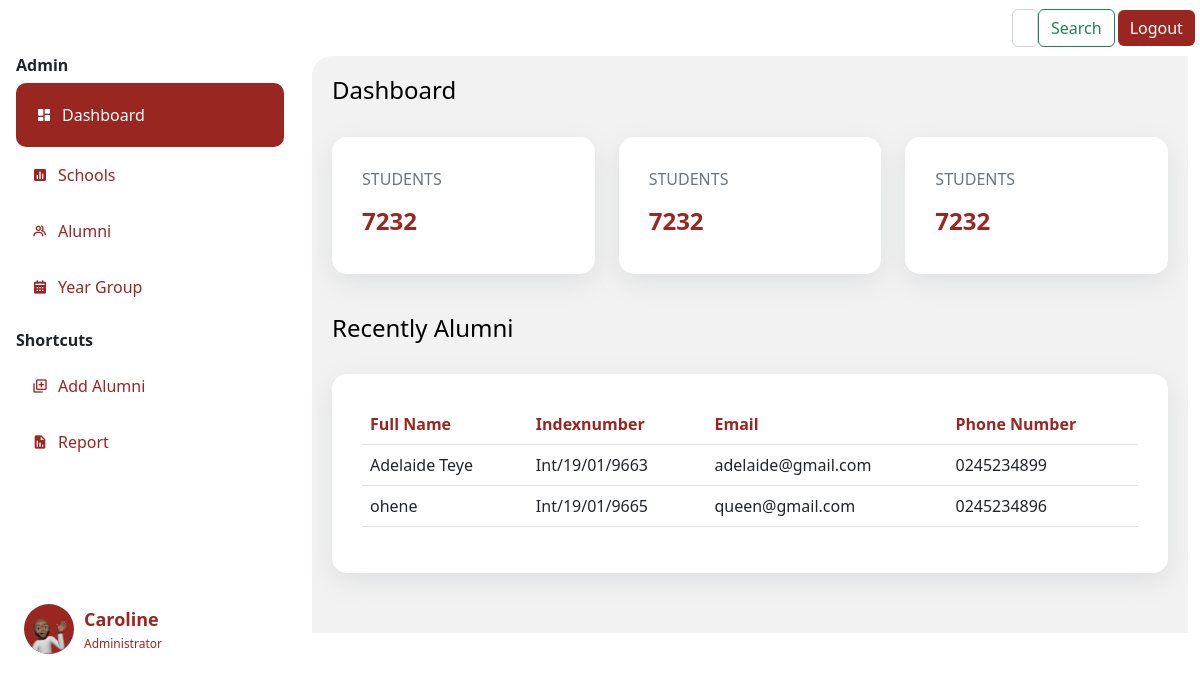
/dashboard (signed in), run on an earlier commit of the app's database.
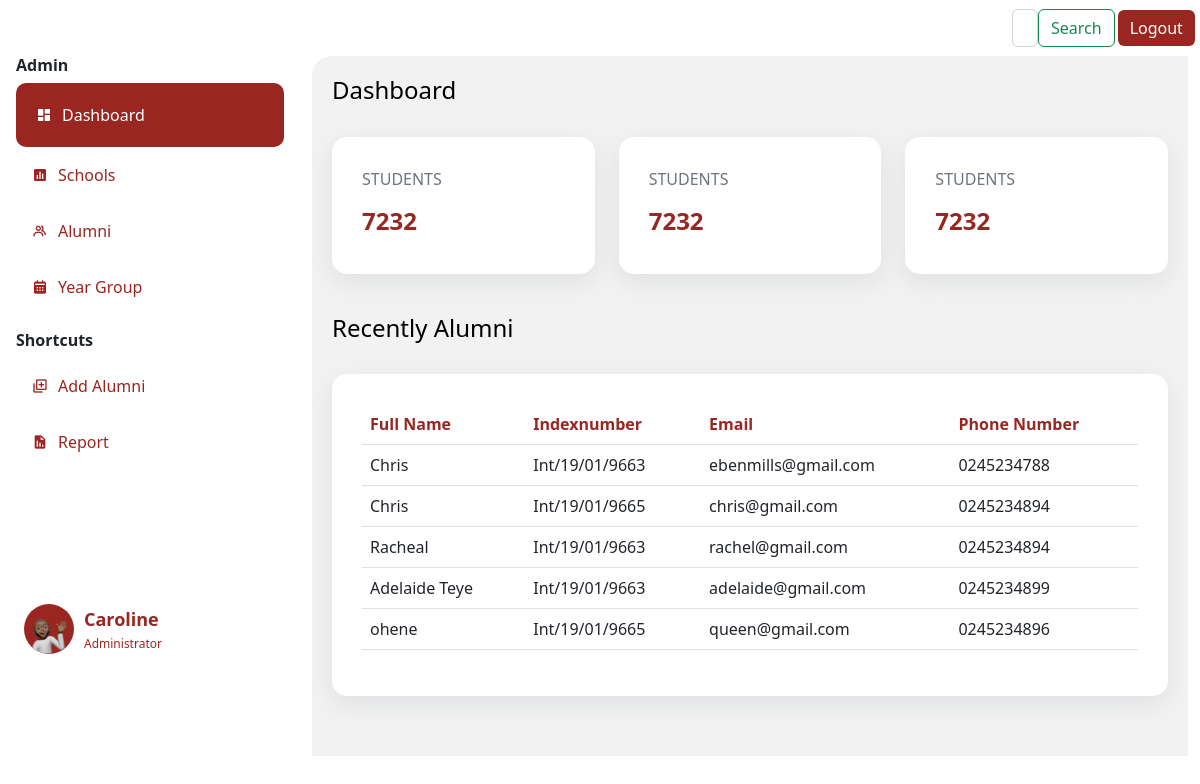
And on a later commit of the database.
### app.py (models this page shows, shortened)
class Person(db.Model, UserMixin):
    id= db.Column(db.Integer, primary_key=True)
    name= db.Column(db.String(200), nullable=True)
    yearCompleted= db.Column(db.String(200), nullable=True)
    nationality= db.Column(db.String(200), nullable=True)
    contact= db.Column(db.Integer(), nullable=True)
    email= db.Column(db.String(200), nullable=True)
    faculty= db.Column(db.String(200), nullable=True)
    hallofresidence= db.Column(db.String(200), nullable=True)
    password= db.Column(db.String(20))
    school= db.Column(db.String(20))
    email= db.Column(db.String(20), nullable=True)
    phone= db.Column(db.String(10), nullable=True )
    indexnumber=db.Column(db.String())
    password=db.Column(db.String)
    gender= db.Column(db.String()    )
    department= db.Column(db.String()    )
    program= db.Column(db.String()   )
    telephone= db.Column(db.String()   )
    admitted= db.Column(db.Integer()  )
    address= db.Column(db.String()   )
    work= db.Column(db.String()  )
    guardian= db.Column(db.String()  )
    kin= db.Column(db.String()   )
    relationship= db.Column(db.String()  )
    marital= db.Column(db.String()   )
    health= db.Column(db.String()    )
    form=db.Column(db.String())
    extra= db.Column(db.String()     )
    image_file = db.Column(db.String(20))

class User(db.Model,UserMixin):
    id= db.Column(db.Integer, primary_key=True)
    fullname= db.Column(db.String()  )
    indexnumber= db.Column(db.Integer())
    gender= db.Column(db.String()    )
    school= db.Column(db.String()    )
    department= db.Column(db.String()    )
    program= db.Column(db.String()   )
    completed= db.Column(db.Integer()     )
    admitted= db.Column(db.Integer()  )
    email= db.Column(db.String()     )
    telephone= db.Column(db.String()     )
    hall= db.Column(db.String()  )
    nationality= db.Column(db.String()   )
    address= db.Column(db.String()   )
    work= db.Column(db.String()  )
    guardian= db.Column(db.String()  )
    kin= db.Column(db.String()   )
    relationship= db.Column(db.String()  )
    marital= db.Column(db.String()   )
    health= db.Column(db.String()    )
    extra= db.Column(db.String()     )
    image_file = db.Column(db.String(20))
    def __repr__(self):
        return f"User('{self.id}', {self.fullname}, {self.gender}'"

### app.py (the view)
@app.route('/dashboard')
@login_required
def dashboard():
    users=User.query.order_by(User.id.desc()).all()
    print(users)
    if current_user == None:
        flash("Welcome to the CentralAlumina " + current_user.email, "Success")
        flash(f"There was a problem")
    return render_template('dashboard.html', title='dashboard',users=users)
    eay

### forms.py
class Search(FlaskForm):
    searched = StringField('Searched', validators=[DataRequired()])
    submit = SubmitField('Search')

### app.py (called while the page is built)
@login_manager.user_loader
def load_user(user_id):
    return Person.query.get(int(user_id))

@app.context_processor
def base():
    form=Search()
    return dict(form=form)

### templates/dashboard.html (shortened to what this page needs)
{% extends 'layout.html' %}
{% block body %}
  <h4>Dashboard</h4>
  <br>
  <div class="row" style="justify-content: space-between;">
    <div class="col-md-4 ">
      <div class="dashboard-item" data-aos="fade-up">
        <p class="text-muted">STUDENTS</p>
        <h4 class="dashboard-item-text" ><b>7232</b></h4>
      </div>
    </div>
    <div class="col-md-4 ">
      <div class="dashboard-item" ->
        <p class="text-muted">STUDENTS</p>
        <h4 class="dashboard-item-text" ><b>7232</b></h4>
      </div>
    </div>
    <div class="col-md-4 ">
      <div class="dashboard-item" data-aos="fade-up" data-aos-delay="900">
        <p class="text-muted">STUDENTS</p>
        <h4 class="dashboard-item-text" ><b>7232</b></h4>
      </div>
    </div>
  </div>
  <h4>Recently Alumni</h4>
  <br>
  <div class="dashboard-item" data-aos="fade-up" data-aos-delay="1500">
    <table class="table" >
      <thead style="color: #992621;">
        <tr>
          <th scope="col">Full Name</th>
          <th scope="col">Indexnumber</th>
          <th scope="col">Email</th>
          <th scope="col">Phone Number</th>
        </tr>
      </thead>
      {%for user in users%}
      <tbody>
        <tr>
          <td>{{user.fullname}}</td>
          <td>{{user.indexnumber}}</td>
          <td>{{user.email}}</td>
          <td>{{user.telephone}}</td>
        </tr>
      </tbody>
      {% endfor %}
    </table>
  </div>
{% endblock body %}

### templates/layout.html (shortened to what this page needs)
<!doctype html>
<html lang="en">
  <head>
    <head>
    </head>
    <link rel="stylesheet" type="text/css" href="{{ url_for('static', filename='css/newstyle.css')}}">
    <link href="https://unpkg.com/aos@2.3.1/dist/aos.css" rel="stylesheet">
    <link href='https://unpkg.com/boxicons@2.1.2/css/boxicons.min.css' rel='stylesheet'>
    <link href="https://cdn.jsdelivr.net/npm/bootstrap@5.2.1/dist/css/bootstrap.min.css" rel="stylesheet">
  </head>
  <body>
      <nav class="navbar navbar-expand-lg sticky-top" style="background: #fff; ">
        <div class="container-fluid">
          <div class="collapse navbar-collapse me-2" id="navbarSupportedContent" style="width: 100%;">
            <form class="d-flex " role="search" method='POST' action='{{url_for('search')}}' >
              <input class="form-control " type="search" name='searched' placeholder="Search" aria-label="Search">
              <button class="btn btn-outline-success" type="submit">Search</button>
                </form>
            <button class="btn" style="color: #fff; background: #992621; border: none; margin-left: 3px;" type="logout">
              <a href="{{url_for('logout')}}" style="text-decoration: none; color: #fff;">Logout</a>
            </button>
          </div>
        </div>
      </nav>
      <div class="container-fluid" >
        <div class="row" >
            <div class="col-3 px-1 position-fixed" id="sticky-sidebar">
              <div class="container" >
                  <div class="side-menu">
                    <h6 class="divider"><b>Admin </b></h6>
                    {% if title == 'dashboard' %}
                    <div class="side-nav-button-active">
                      <i class='bx bxs-dashboard icon'></i>
                      <a href="/dashboard" class="side-nav-button-text">Dashboard</a>
                    </div>
                    {% else %}
                    <div class="side-nav-button">
                      <i class='bx bxs-dashboard icon'></i>
                      <a href="/dashboard" class="side-nav-button-text">Dashboard</a>
                    </div>
                    {% endif %}
                    {% if title == "newschools" %}
                    <div class="side-nav-button-active">
                      <i class='bx bxs-bar-chart-square icon'></i>
                      <a href="/newschools" class="side-nav-button-text">Schools</a>
                    </div>
                    {% else %}
                    <div class="side-nav-button">
                      <i class='bx bxs-bar-chart-square icon'></i>
                      <a href="/newschools" class="side-nav-button-text">Schools</a>
                    </div>
                    {% endif %}
                    {% if title == "list" %}
                    <div class="side-nav-button-active">
                      <i class='bx bx-group icon' ></i>
                      <a href="/list" class="side-nav-button-text">Alumni</a>
                    </div>
                    {% else %}
                    <div class="side-nav-button">
                      <i class='bx bx-group icon' ></i>
                      <a href="/list" class="side-nav-button-text">Alumni</a>
                    </div>
                    {% endif %}
                    {% if title == "year" %}
                    <div class="side-nav-button-active">
                      <i class='bx bxs-calendar icon' ></i>
                      <a href="/year" class="side-nav-button-text">Year Group</a>
                    </div>
                    {% else %}
                    <div class="side-nav-button">
                      <i class='bx bxs-calendar icon' ></i>
                      <a href="/year" class="side-nav-button-text">Year Group</a>
                    </div>
                    {% endif %}
                  </div>
                  <div class="side-menu">
                    <h6 class="divider" style="margin-top: 2vh;"><b>Shortcuts</b> </h6>
                    {% if title == "addalumni" %}
                      <div class="side-nav-button-active">
                        <i class='bx bx-add-to-queue icon' ></i>
                        <a href="/addalumni" class="side-nav-button-text">Add Alumni</a>
                      </div>
                      {% else %}
                      <div class="side-nav-button">
                        <i class='bx bx-add-to-queue icon' ></i>
                        <a href="/addalumni" class="side-nav-button-text">Add Alumni</a>
                      </div>
                    {% endif %}
                    {% if title == "newreport" %}
                    <div class="side-nav-button-active">
                      <i class='bx bxs-report icon' ></i>
                      <a href="/newreport" class="side-nav-button-text">Report</a>
                    </div>
                    {% else %}
                    <div class="side-nav-button">
                      <i class='bx bxs-report icon' ></i>
                      <a href="/newreport" class="side-nav-button-text">Report</a>
                    </div>
                    {% endif %}
                  </div>
                  <div class="profile-details" style=" bottom: 0; padding-top: 50%;">
                    <div class="elipse" style="background: #992621; border-radius: 50%;">
                      <img src="static/img/memoji.png" alt="" width="100%" >
                    </div>
                    <div class="profile-info" style="padding-left: 10px;">
                      <div class="profile-name"><b>{{current_user.name}}</b> </div>
                      <div class="title">Administrator</div>
                    </div>
                  </div>
        </div>
            </div>
            <div class="col offset-3" id="main">
              <div class="container" style="background-color: #f2f2f2; padding: 20px; border-radius: 20px 0 0 0;">
              {% block body %}
              {% endblock%}
              </div>
            </div>
        </div>
    </div>
</body>
</html>

### static/css/newstyle.css (style rules this page uses)
body { background: #f2f2f2; }
.side-nav-button { padding: 16px; background-color: #fff; border-radius: 10px; color: #992621; display: flex; align-items: center; }
h4 { color: black; }
.side-nav-button-text { margin: 0; padding-left: 10px; }
.side-nav-button-active { padding: 20px; background-color: #992621; border-radius: 10px; color: #fff; display: flex; align-items: center; }
.side-nav-button a { text-decoration: none; color: #992621; }
.side-nav-button-active a { text-decoration: none; color: #fff; }
.dashboard-item { background-color: #fff; padding: 30px; border-radius: 15px; color: #fff; margin: 0; box-shadow: rgba(149, 157, 165, 0.2) 0px 8px 24px; margin-bottom: 5vh; justify-content: space-between; }
.dashboard-item-text { margin-top: 0; color: #992621; }
.profile-details { border-radius: 10px; padding: 8px; display: flex; align-items: center; }
.elipse img { width: 50px; height: 50px; border-radius: 50%; }
.profile-name { color: #992621; font-size: 18px; font-weight: 500; margin-bottom: 2px; }
.title { font-size: 12px; color: #992621; font-weight: 400; }

What changed in the data, as far as the page shows it:
added User: fullname "Chris", indexnumber "Int/19/01/9663", email "ebenmills@gmail.com", telephone "0245234788"
added User: fullname "Chris", indexnumber "Int/19/01/9665", email "chris@gmail.com", telephone "0245234894"
added User: fullname "Racheal", indexnumber "Int/19/01/9663", email "rachel@gmail.com", telephone "0245234894"
